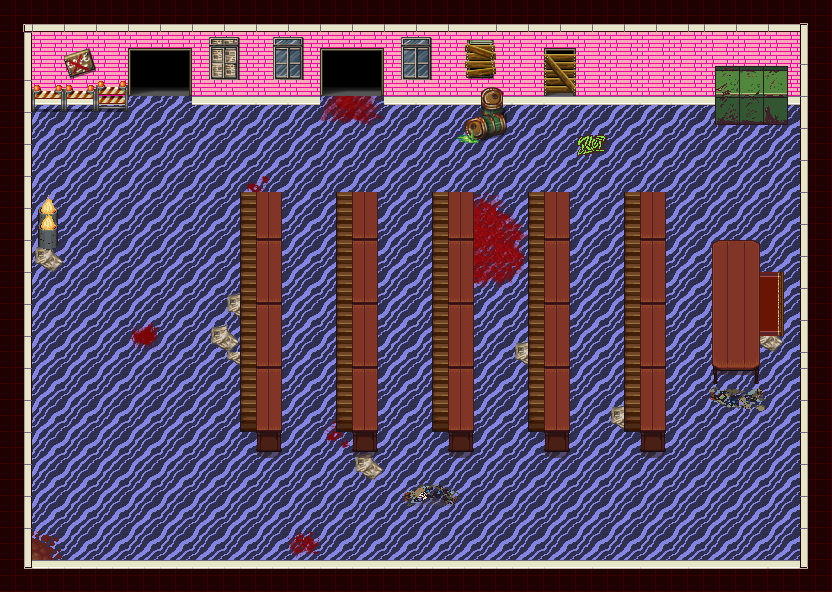

A level layout from a 2D game, rendered from its tile map. Below: a short description, then the map file with tile-grid data replaced by summaries:
An orthogonal 52x37 tile map with 16x16 px tiles, 8 tile layers (Mask, Door2, Door1, Base, ...), 8 tilesets.

<map version="1.2" tiledversion="1.2.0" orientation="orthogonal" renderorder="right-down" width="52" height="37" tilewidth="16" tileheight="16" infinite="0" nextlayerid="48" nextobjectid="1">
 <properties>
  <property name="charWidthDoor1" type="int" value="4" />
  <property name="charWidthDoor2" type="int" value="4" />
  <property name="charXDoor1" type="int" value="8" />
  <property name="charXDoor2" type="int" value="20" />
  <property name="charYDoor1" type="int" value="5" />
  <property name="charYDoor2" type="int" value="5" />
  <property name="itemCapacity" type="int" value="12" />
  <property name="mobCapacity" type="int" value="8" />
  <property name="spawnX1" type="int" value="6" />
  <property name="spawnX2" type="int" value="28" />
  <property name="spawnY1" type="int" value="12" />
  <property name="spawnY2" type="int" value="30" />
 </properties>
 <tileset firstgid="1" source="base_out_atlas.tsx" />
 <tileset firstgid="4097" source="house_inside.tsx" />
 <tileset firstgid="4993" source="obj_misk_atlas.tsx" />
 <tileset firstgid="9089" source="terrain_atlas.tsx" />
 <tileset firstgid="13185" source="hotlinemiami-tileset.tsx" />
 <tileset firstgid="15213" source="zombie_tileb.tsx" />
 <tileset firstgid="16237" source="../CompleteLibrary2/obj_misk_atlas.tsx" />
 <tileset firstgid="20333" source="../CompleteLibrary2/zombie_tileb.tsx" />
 <layer id="40" name="Mask" width="52" height="37">
  <data>[1924 cells, 859 non-empty, 2 distinct tile ids]</data>
 </layer>
 <layer id="41" name="Door2" width="52" height="37">
  <data>[1924 cells, 4 non-empty, 1 distinct tile ids]</data>
 </layer>
 <layer id="42" name="Door1" width="52" height="37">
  <data>[1924 cells, 4 non-empty, 1 distinct tile ids]</data>
 </layer>
 <layer id="43" name="Base" width="52" height="37">
  <data>[1924 cells, 1584 non-empty, 6 distinct tile ids]</data>
 </layer>
 <layer id="44" name="Wall" width="52" height="37">
  <data>[1924 cells, 264 non-empty, 54 distinct tile ids]</data>
 </layer>
 <layer id="45" name="Dirt" width="52" height="37">
  <data>[1924 cells, 125 non-empty, 72 distinct tile ids]</data>
 </layer>
 <layer id="46" name="Obstacle2" width="52" height="37">
  <data>[1924 cells, 127 non-empty, 49 distinct tile ids]</data>
 </layer>
 <layer id="47" name="Obstacle1" width="52" height="37">
  <data>[1924 cells, 216 non-empty, 41 distinct tile ids]</data>
 </layer>
</map>
